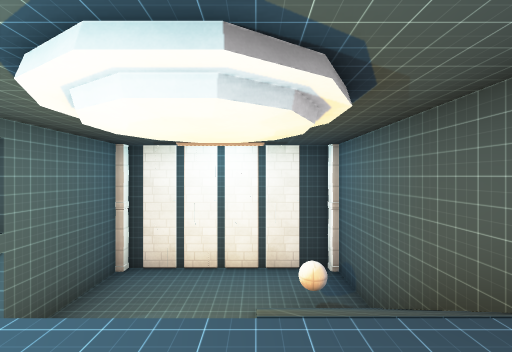
view 1 (above)

19 first-person views from a walk through a Godot game level. The camera is 1.5 m above the floor, looks level and sees 90° across. The floor is counted in squares, 2 m on a side. Each view is taken from the middle of a square. On the plan, view 1 faces up. The plan holds only what a view shows up to about 9 squares ahead; the rest is blank. The place goes on beyond the plan. Characters and animated objects are left out. Some surface patterns are stand-ins.

view 2
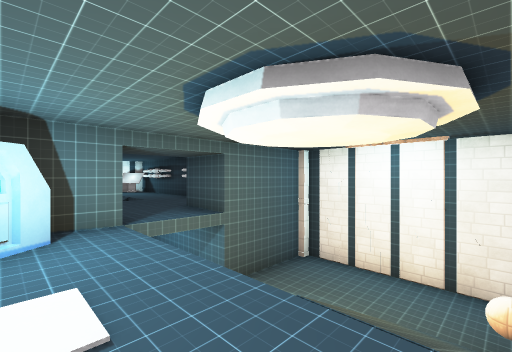

view 3
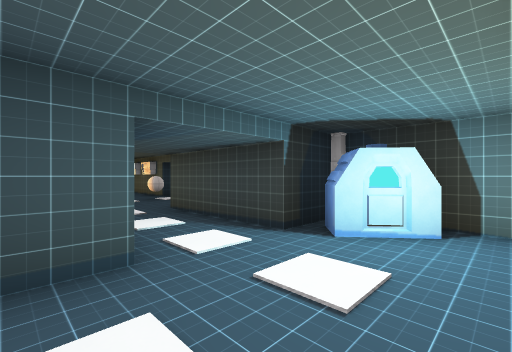

view 4
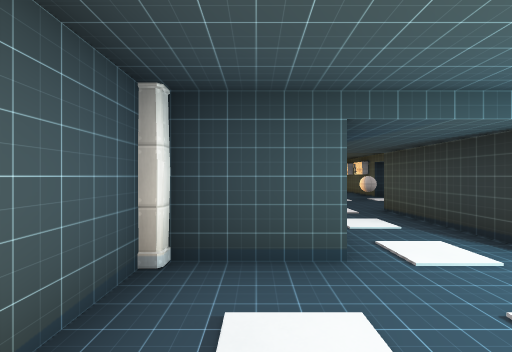

view 5
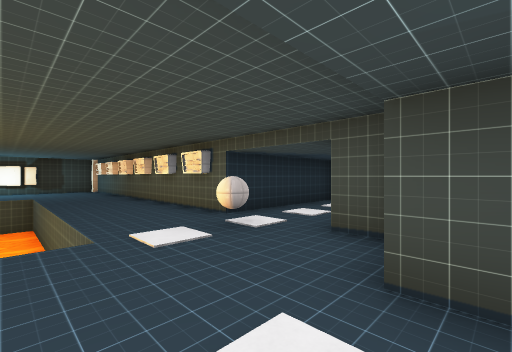

view 6
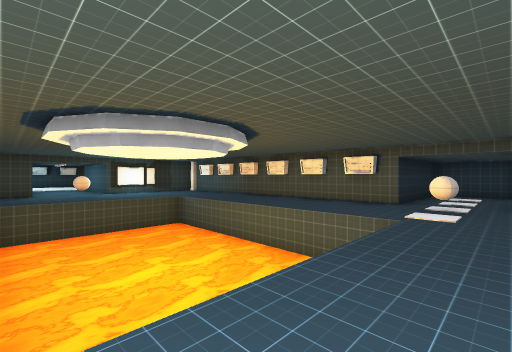

view 7
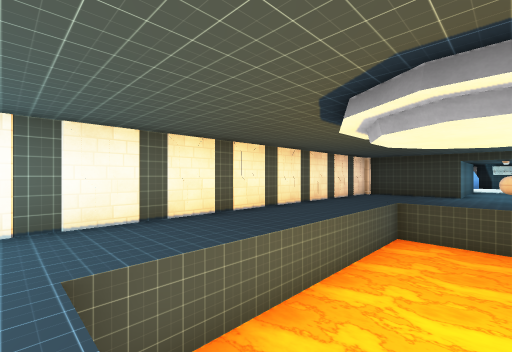

view 8
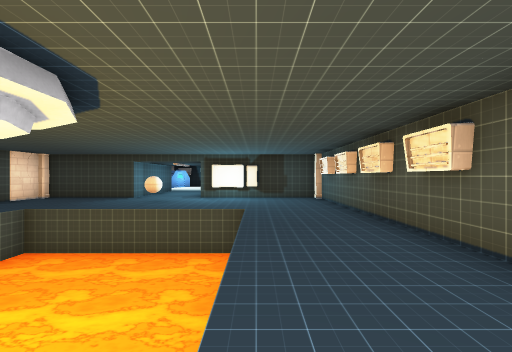

view 9
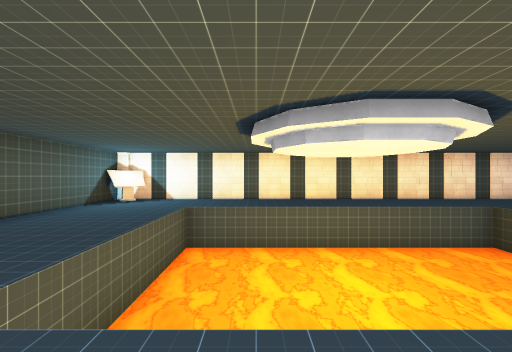

view 10
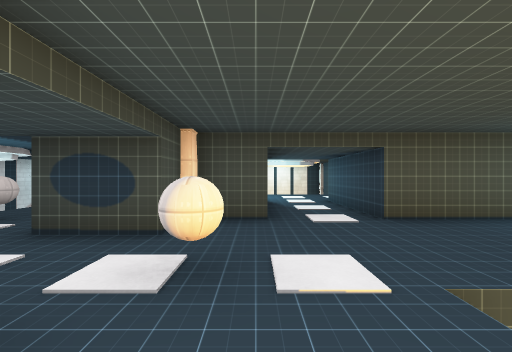

view 11
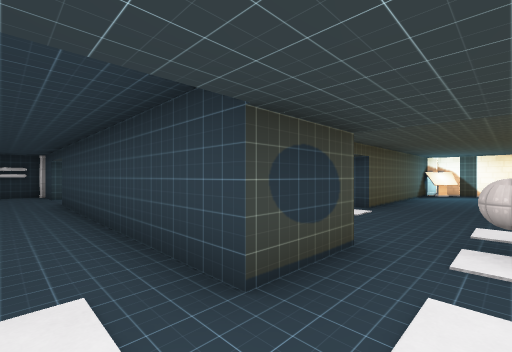

view 12
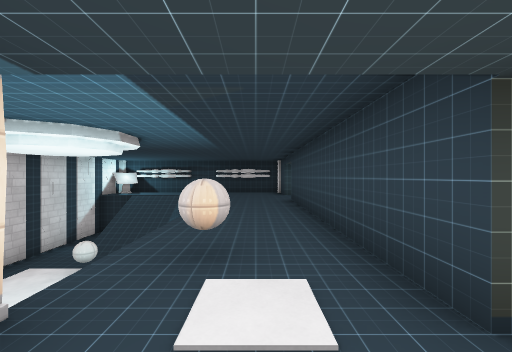

view 13
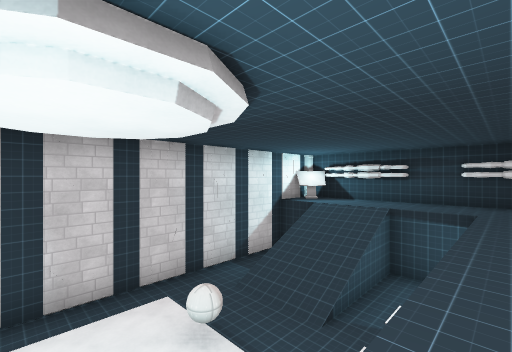

view 14
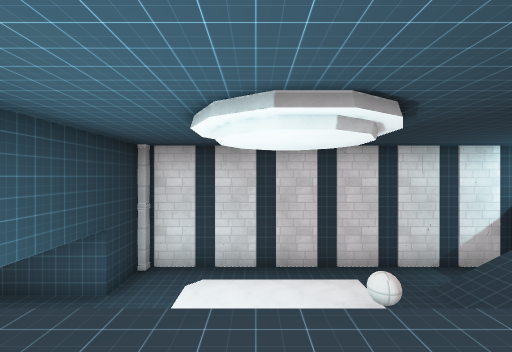

view 15
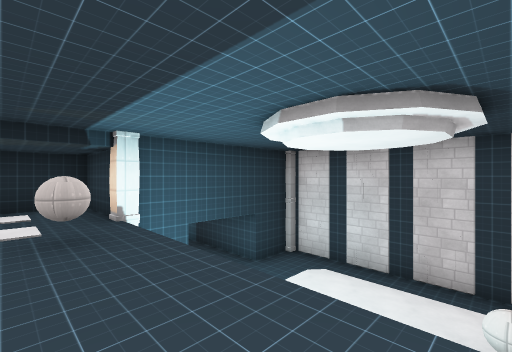

view 16
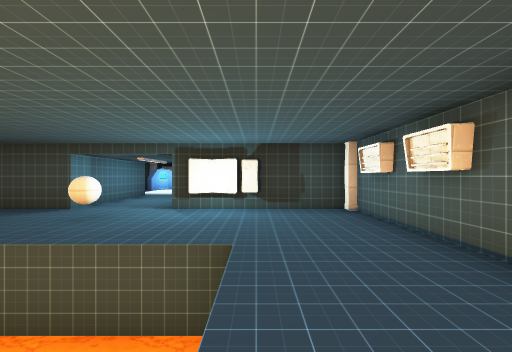

view 17
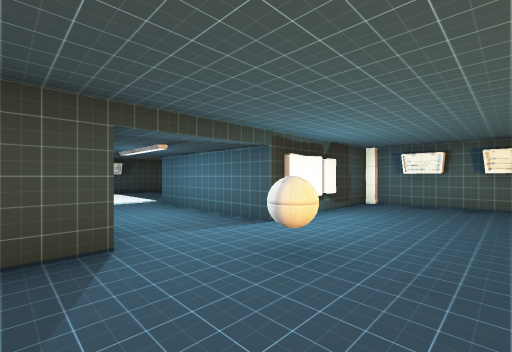

view 18
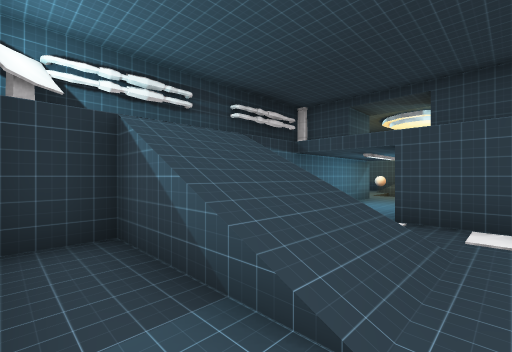

view 19
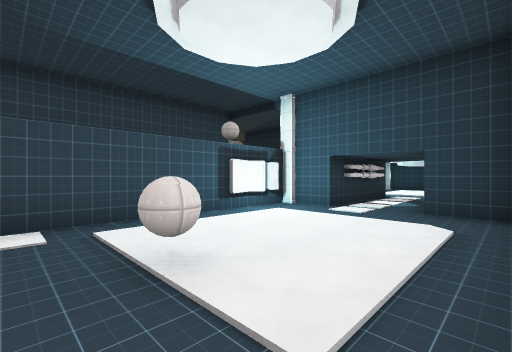

### Floor plan
Key: @ floor where view 1 was taken; # wall or solid block; . main floor; - floor 2.75 m lower than the main floor; _ floor 3 m lower than the main floor; / step, stairs or slope; ≈ lava the walk keeps out of; P pillar; I pipe; G generator; E vent; M monitor; O other object.
Columns run from 13 left of view 1 to 7 right of it. Each row starts with its distance up from view 1.
  7           PPPPP
  6           I____I
  5  #######I#____O#
  4 P#.......#___/-#
  3 P_#//______  ≈/#
  2 #_#//_____   ≈/#
  1 P_#//_...#.....#
  0 P_____...#GG.@.#
 -1 #__O__...#I....I
 -2 P_____...###..#
 -3 P_____...###..#
 -4 #_____...###..#####
 -5 P____M...#I........IP
 -6  I#__I..............P
 -7   #_##.....O........P
 -8   #_######... ≈≈≈≈..P
 -9   #_#     E..≈≈≈≈≈..P
-10    __     #..≈≈≈≈≈..P
-11           E..≈≈≈≈≈..P
-12           E..≈≈≈≈≈..P
-13           #..≈≈≈≈≈..P
-14           E..≈≈≈≈≈..P
-15           E.........P
-16           E....O....P
-17           E.........P
-18           I####..##IP
-19               #..#
-20               #..#
-21               #..#
-22               ..
-23               ..

Where each view was taken, in squares from view 1:
view 1: 0 up, 0 right, facing up
view 2: 0 up, 1 right, facing up-left
view 3: 1 up, 1 right, facing down-left
view 4: 1 up, 1 right, facing down
view 5: 4 down, 0 right, facing down-left
view 6: 6 down, 4 right, facing down-left
view 7: 7 down, 2 right, facing down-right
view 8: 9 down, 1 left, facing down
view 9: 9 down, 2 left, facing right
view 10: 9 down, 2 left, facing up
view 11: 7 down, 6 left, facing up-right
view 12: 7 down, 6 left, facing up
view 13: 3 down, 7 left, facing up-left
view 14: 3 down, 6 left, facing left
view 15: 1 down, 6 left, facing down-left
view 16: 12 down, 1 left, facing down
view 17: 15 down, 4 right, facing down-left
view 18: 0 up, 12 left, facing up-right
view 19: 0 up, 12 left, facing down-right
